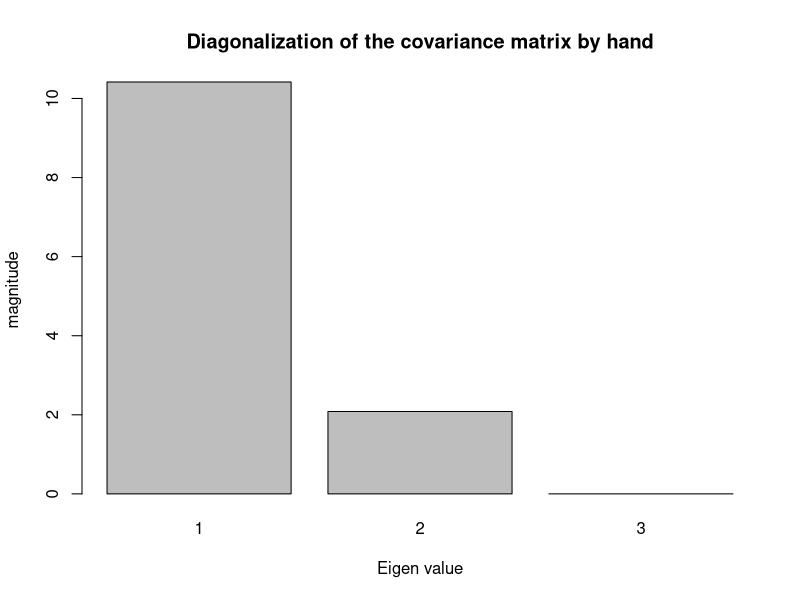

Write the R code that produced this figure. (Note: this script raises an error after producing the figure.)

library(stats)
library(graphics)
library(datasets)


getwd()
setwd("D:/Projects/Personal/TechLe/MsCAI/ArtificialIntelligence/Lab3") 
getwd()


add_column <- function( df )
{
  df$z <- 2.0*df$x
  return( df ) 
}

trace <-function( df )
{
  t =0.0
  for(n in 1:ncol( df ))
  {
    t = t + ( df[n,n]);
  }
  return (t); 
}

center <- function( df )
{
  for( c in 1:ncol( df ))
  {
    m = mean( df[,c])
    df[,c]<-df[,c]-m
  }
  
  return (df); 
}

############   TASK 1 ############################################
#########  CONDUCT A PCS MANUALLY                     ############
##################################################################

#generate a test data frame and remove the mean from each column 
d <- expand.grid(x=1:5, y=1:5);
d <- add_column( d ) 
d <- center(d)

#lets get the covariance matrix 
c1 <- cov( d )
print( c1 )

#the trace of the covariance matrix 
print( "trace"); print( trace(c1) )

#lets diagonalize the covariance matrix. This is not the method used by prcomp
solved <-eigen( c1 )
eigen_vectors <- solved$vectors
eigen_values  <- solved$values 
print(eigen_vectors)

print("It is verified that the trace of the original covariance matrix equals the sum of the eigen-values")
print(sum(eigen_values))
print((eigen_values))
barplot( names=c("1","2","3"), height = eigen_values, xlab="Eigen value", ylab="magnitude", main="Diagonalization of the covariance matrix by hand" )
print("The third( smallest) eigenvalue is zero because z = multiple of x (linear dependency)")

#plot the points 
#pairs( d, labels=c("X","Y","Z") )

#lets now do a transformation of the original coordinates to the new space.
#but remove the last eigenvector, which is adding nothing. 
# [a1 b1 c1 ] e11 e21 e31
# [a2 b2 c2 ] e12 e22 e32 
# [a3 b3 c3 ] e13 e23 e33 
#   n x d       d x d    
transf_data <- as.matrix(d, ncol=ncol(d)) %*% eigen_vectors[,-3]
print( transf_data[1:15,] )
colnames(transf_data) <- c("PC1","PC2", "PC3")
plot( transf_data[,1], transf_data[,2], xlab="PC1", ylab="PC2", main="Principal component space", t="p")

#lets see again the covariance matrix in this transformed space 
#it is verified that the matrix is diagonal !!!
cov( transf_data )
print( trace(cov( transf_data ))) #same value!!! 


#using the pcs functions 
pca <- prcomp( d,  retx=TRUE , scale = FALSE, center = TRUE, tol=0.001) #removing the mean does not make difference as expected. 
pca$x[1:15,] #computed new data
(pca$sdev * pca$sdev) 
sum( pca$sdev * pca$sdev ) #must be 12.5 as before
pca$rotation
pca$x[1:5,]

pca_data <- pca$x
plot( pca_data[,1], pca_data[,2], xlab="PC1", ylab="PC2", main="Principal component space", t="p")
#same plot as before !!


biplot( pca, c(1,2), pc.biplot = TRUE,var.axes=TRUE  )


##################################################
#               IRIS DATASET
##################################################

iris_data <- iris 
#View( iris_data )
pairs(iris_data,  pch = 21, main="Iris Dataset", lower.panel=NULL,bg= rainbow(10) [unclass(iris_data$Species)] , labels=c("SL","SW","PL","PW","SP"), font.labels=2, cex.labels=3.5)

pca<-prcomp( iris_data[-5],  retx=TRUE , scale = FALSE, center = TRUE, tol=0.0001)
pca
pca$vars <- pca$sdev*pca$sdev
pca$vars 
barplot( pca$vars,main="PCA -Iris dataset-. Eigen values (variances)",  names=c("PC1","PC2","PC3","PC4"),col=rainbow(5),legend.text=c("PC1","PC2","PC3","PC4"))

biplot( pca, c(1,2), pc.biplot = TRUE,var.axes=TRUE, main="Biplot of 4 P.components"  )
biplot( pca, c(2,3), pc.biplot = TRUE,var.axes=TRUE, main="Biplot of 4 P.components"  )
biplot( pca, c(1,3), pc.biplot = TRUE,var.axes=TRUE, main="Biplot of 4 P.components"  )

pca$rotation
pca$sdev
pc_data <- as.data.frame( pca$x  )  
pc_data$Species <- iris_data$Species
pairs( ~ PC1 + PC2 + PC3 + PC4  + Species, main="Iris dataset after PCA tranform", pch=21, bg=rainbow(10) [unclass(pc_data$Species)], lower.panel=NULL,pc_data, font.labels=2,cex.labels=3) 

#lets repeat but use a tolerance for the magnitude of the variance 
pca2<-prcomp( iris_data[-5],  retx=TRUE , scale = FALSE, center = TRUE, tol=0.2)
pc_data2 <- as.data.frame( pca$x  )  
pc_data2$Species <- iris_data$Species
pairs( ~ PC1 + PC2 + PC3 + Species, main="Iris dataset Only 3 PC's", pch=21, bg=rainbow(10) [unclass(pc_data2$Species)], lower.panel=NULL,pc_data, font.labels=2,cex.labels=3) 


#####################################################







cov( pc_data[,-5] )
#species 
species_names<-unique( iris_data$Species )
print( species_names ) 


